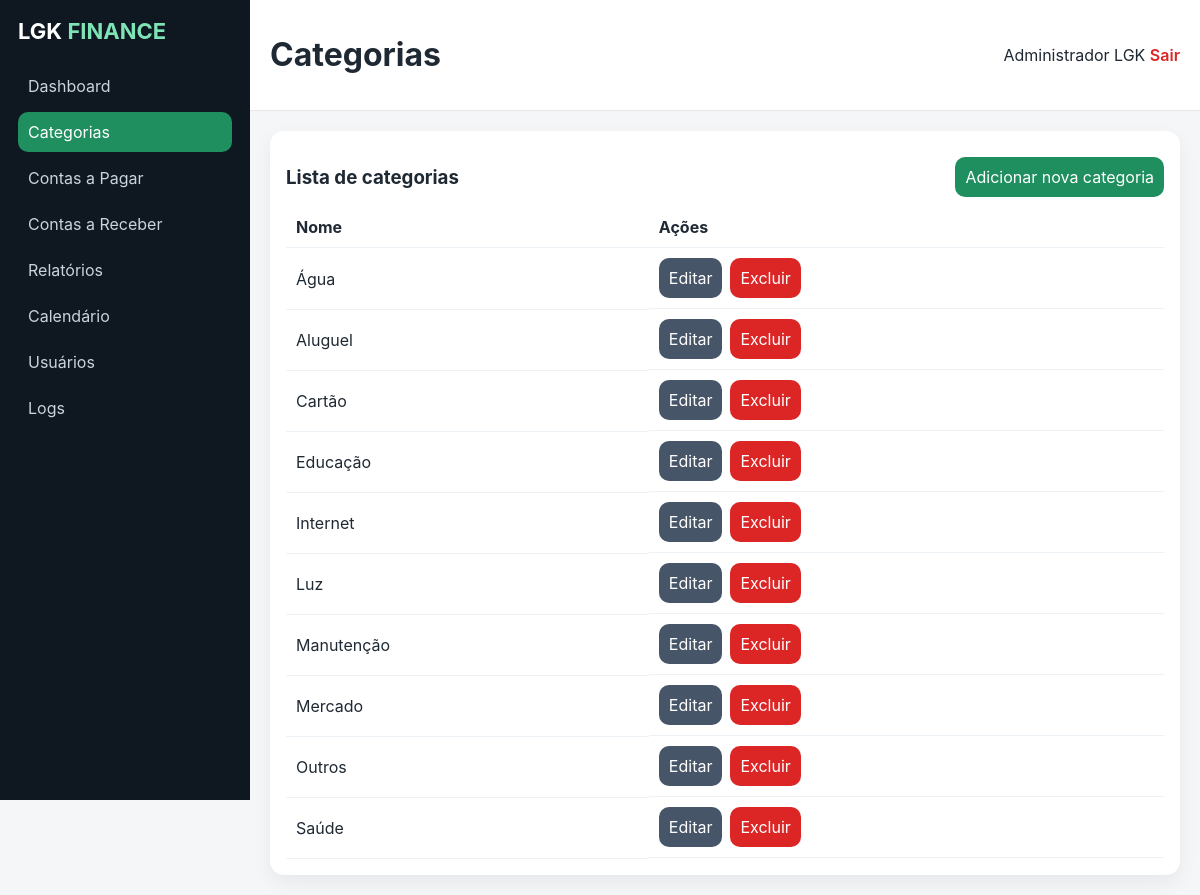
The page /index.php?module=categorias (signed in) on the database its author committed.
### tables this page shows
CREATE TABLE categorias (
  id INT AUTO_INCREMENT PRIMARY KEY,
  nome VARCHAR(80) NOT NULL UNIQUE,
  created_at TIMESTAMP DEFAULT CURRENT_TIMESTAMP,
  updated_at TIMESTAMP DEFAULT CURRENT_TIMESTAMP ON UPDATE CURRENT_TIMESTAMP
);

### index.php (called while the page is built, shortened)
<?php
require_once __DIR__ . '/includes/functions.php';
include __DIR__ . '/includes/layout.php';

### includes/functions.php (called while the page is built, shortened)
<?php
function esc(?string $value): string
{
    return htmlspecialchars((string)$value, ENT_QUOTES, 'UTF-8');
}

### modules/categorias.php (the view, shortened to what this page needs)
<?php
$categorias = $pdo->query('SELECT * FROM categorias ORDER BY nome')->fetchAll();
?>
<div class="card">
    <div class="card-header-row">
        <h3>Lista de categorias</h3>
        <button class="btn-primary" type="button" data-modal-target="modal-categoria-create">Adicionar nova categoria</button>
    </div>
    <div class="table-wrap">
        <table>
            <tr><th>Nome</th><th>Ações</th></tr>
            <?php foreach ($categorias as $c): ?>
                <tr>
                    <td><?= esc($c['nome']) ?></td>
                    <td class="actions">
                        <button class="btn-secondary" type="button" data-modal-target="modal-categoria-edit-<?= $c['id'] ?>">Editar</button>
                        <form method="post" onsubmit="return confirm('Excluir categoria?')">
                            <button class="btn-danger" type="submit">Excluir</button>
                        </form>
                    </td>
                </tr>
            <?php endforeach; ?>
        </table>
    </div>
</div>

### assets/css/style.css (style rules this page uses)
:root { --green:#1f8f5f;--green-dark:#166a47;--bg:#f4f6f8;--text:#1f2933;--muted:#6b7280;--danger:#dc2626;--warning:#d97706;--card:#fff; }
* { box-sizing:border-box }
body { margin:0;font-family:Inter,Arial,sans-serif;background:var(--bg);color:var(--text) }
.card { background:var(--card);padding:16px;border-radius:14px;box-shadow:0 8px 20px rgba(15,23,42,.06) }
.table-wrap { overflow:auto }
table { width:100%;border-collapse:collapse }
th,td { padding:10px;border-bottom:1px solid #edf2f7;text-align:left;white-space:nowrap }
input,select,textarea,button { padding:10px;border:1px solid #d1d5db;border-radius:10px;font:inherit }
button { cursor:pointer }
.btn-primary,.btn-secondary,.btn-danger,.btn-success { border:none;color:#fff }
.btn-primary { background:var(--green) }
.btn-secondary { background:#475569 }
.btn-danger { background:var(--danger) }
.actions { display:flex;gap:8px;align-items:center;flex-wrap:wrap }
.card-header-row { display:flex;justify-content:space-between;align-items:center;gap:10px;flex-wrap:wrap }

### rows shown on the page
categorias: nome "Água"
categorias: nome "Aluguel"
categorias: nome "Cartão"
categorias: nome "Educação"
categorias: nome "Internet"
categorias: nome "Luz"
categorias: nome "Manutenção"
categorias: nome "Mercado"
categorias: nome "Outros"
categorias: nome "Saúde"

### other values the page prints
$label "Dashboard"
$label "Categorias"
$label "Contas a Pagar"
$label "Contas a Receber"
$label "Relatórios"
$label "Calendário"
$label "Usuários"
$label "Logs"
str_replace('_', ' ', $_GET['module'] ?? 'dashboard') "Categorias"
$_SESSION['user']['nome'] "Administrador LGK"
